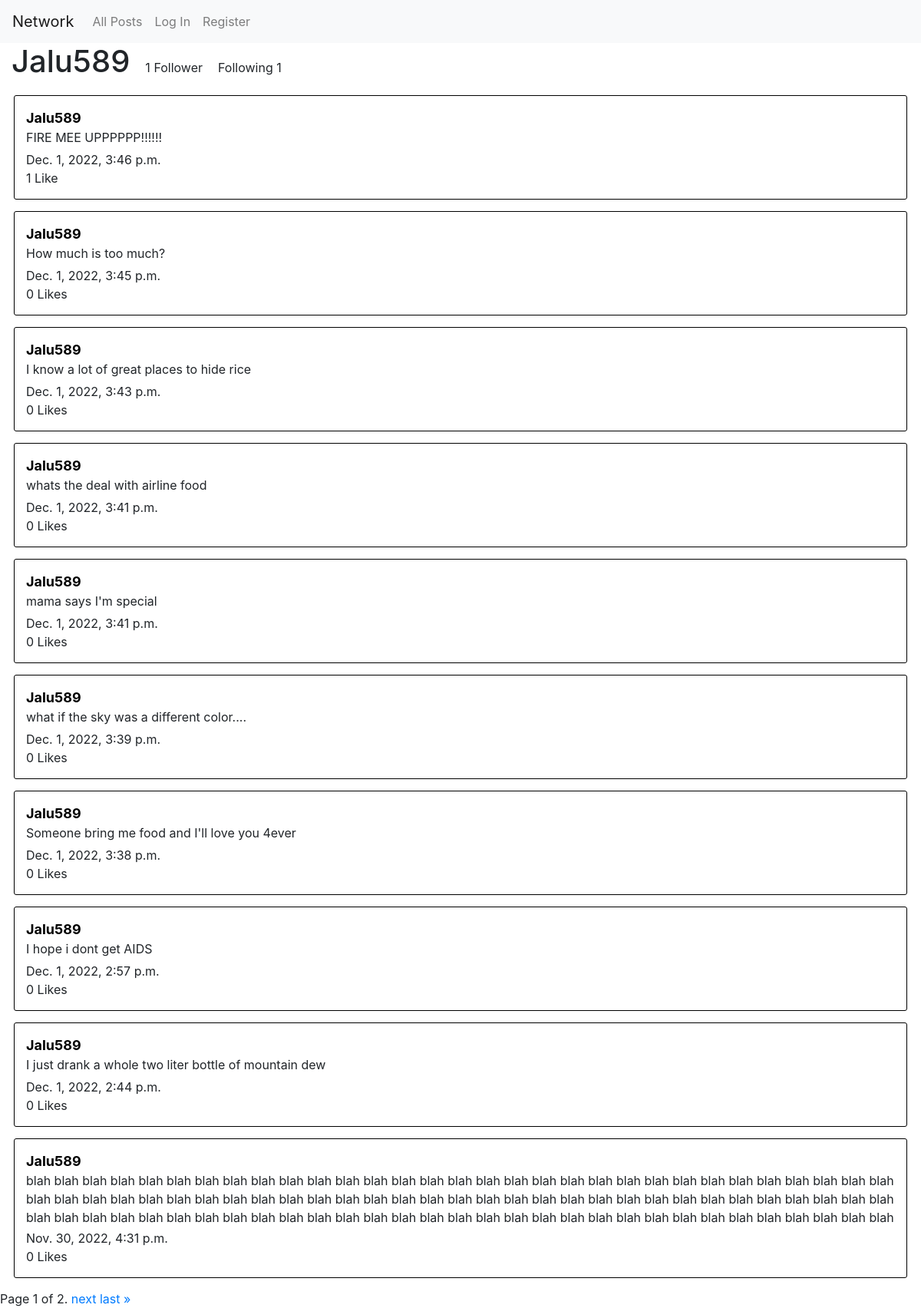
The page /user/2 on the database as committed earlier.
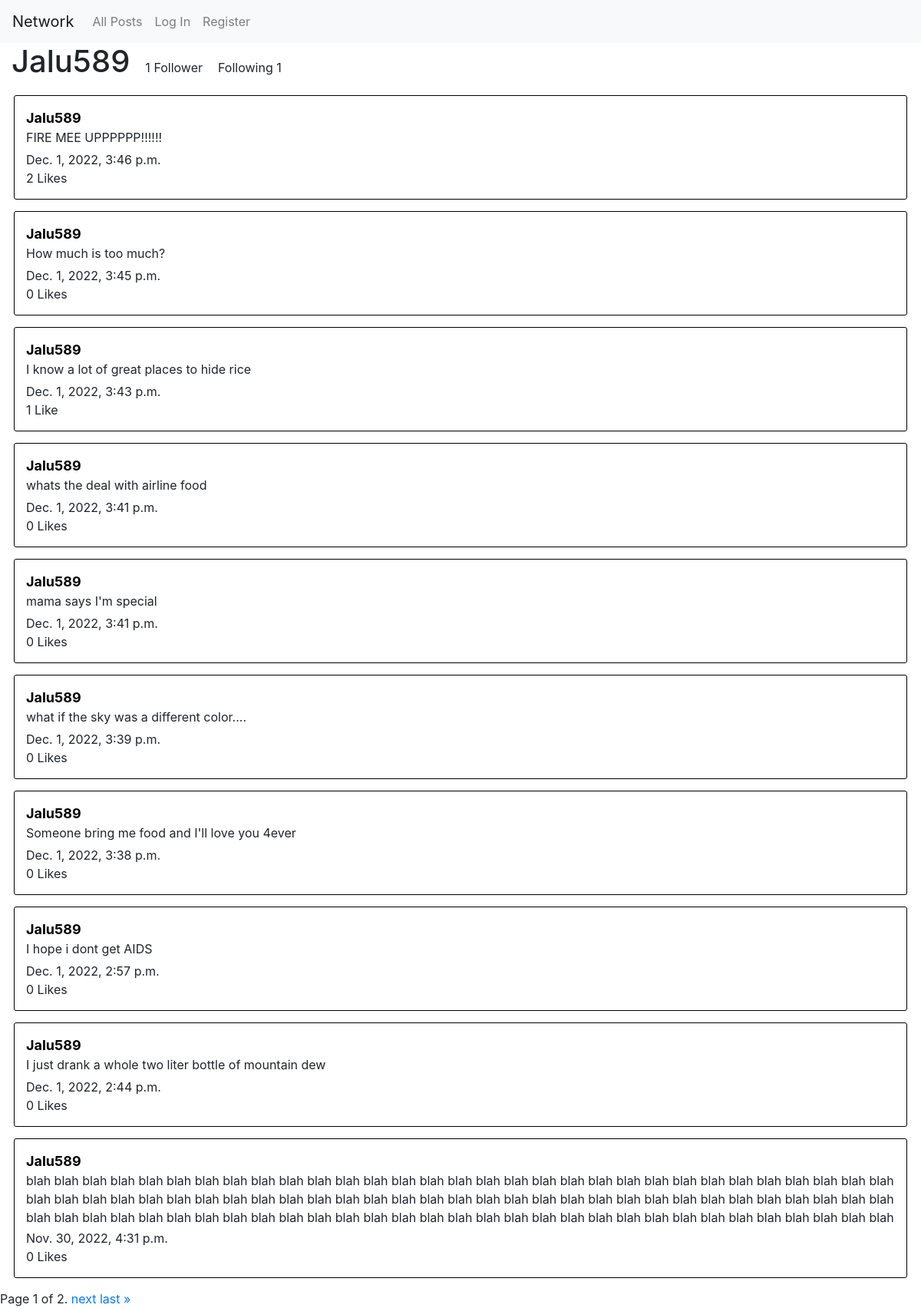
The same page on the database as committed later.
### network/models.py (models this page shows, shortened)
class Post(models.Model):
    content = models.TextField(blank=False)
    poster = models.ForeignKey("User", on_delete=models.CASCADE, related_name="posts")
    like_count = models.IntegerField(default=0)
    timestamp = models.DateTimeField("Time posted", auto_now_add=True)
    likers =  models.ManyToManyField(User, blank=True, related_name="liked")

class User(AbstractUser):
    pass

### network/views.py (the view)
# urls.py: path('user/<int:user_id>', views.user, name="user"),
def user(request, user_id):
    try:
        user = User.objects.get(pk=user_id)
    except User.DoesNotExist:
        return JsonResponse({"error": "User not found."}, status=404)
    posts = Post.objects.filter(poster=user).order_by("-timestamp")
    paginator = Paginator(posts, 10)
    page_number = request.GET.get('page')
    page_obj = paginator.get_page(page_number)
    follows = Follow.objects.filter(followee=user_id)
    followers = []
    for follow in follows:
        followers.append(follow.follower)
    return render(request, "network/user.html", {
        "username": user,
        "posts": page_obj,
        "followers": followers
    })

### network/templates/network/user.html (shortened to what this page needs)
{% extends "network/layout.html" %}
{% load static %}
{% block body %}
{% if user != username and user.is_authenticated %}
<div class="user-follow">
    <h1 id="follow-name">{{username}}</h1>
    <p id="follow-count">{{ followers|length }} Follower{% if followers|length != 1%}s{%endif%}</p>
    <p id="follow-count">Following {{username.following.all|length}}</p>
    <button id="follow-button" class="btn btn-primary" value={{username}}>
        {% if user in followers %}
        Unfollow
        {% else %}
        Follow
        {% endif %}
    </button>
</div>
{% else %}
<div class="user-follow">
    <h1 id="follow-name">{{username}}</h1>
    <p id="follow-count">{{ followers|length }} Follower{% if followers|length != 1%}s{%endif%}</p>
    <p id="follow-count">Following {{username.following.all|length}}</p>
</div>
{% endif %}
{% for post in posts %}
<div class="post" id="post-{{post.id}}">
    <a class="post-user" href="{% url 'user' post.poster.id %}">{{post.poster}}</a>
    <p id="content-{{post.id}}" class="post-content">{{post.content}}</p>
    <p class="timestamp">{{post.timestamp}}</p>
    <div class="post-bottom">
        <p>{{post.like_count}} Like{% if post.like_count != 1%}s{% endif %}</p>
    </div>
</div>
{% endfor %}
<div class="pagination">
    <span class="step-links">
        <span class="current">
            Page {{ posts.number }} of {{ posts.paginator.num_pages }}.
        </span>
        {% if posts.has_next %}
            <a href="?page={{ posts.next_page_number }}">next</a>
            <a href="?page={{ posts.paginator.num_pages }}">last &raquo;</a>
        {% endif %}
    </span>
</div>
{% endblock %}

Rows that differ between the two databases and show on the page:
changed Post "FIRE MEE UPPPPPP!!!!!!": like_count "1" → "2"; now shows "s"
changed Post "I know a lot of great places to hide rice": like_count "0" → "1"; no longer shows "s"
